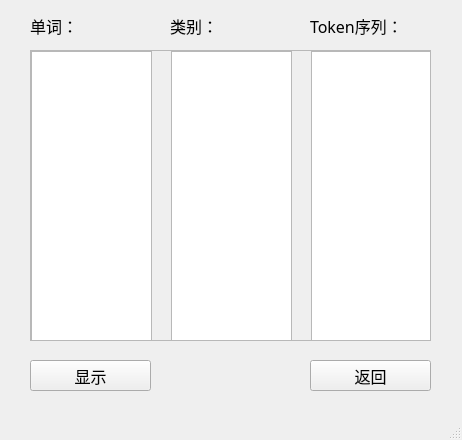
<?xml version="1.0" encoding="UTF-8"?>
<ui version="4.0">
 <class>lexical</class>
 <widget class="QMainWindow" name="lexical">
  <property name="geometry">
   <rect>
    <x>0</x>
    <y>0</y>
    <width>462</width>
    <height>440</height>
   </rect>
  </property>
  <property name="font">
   <font>
    <family>楷体</family>
    <pointsize>12</pointsize>
   </font>
  </property>
  <property name="windowTitle">
   <string>lexical</string>
  </property>
  <property name="styleSheet">
   <string notr="true">background-image: url(:/new/prefix1/cpl_image/1 (11).jpg);</string>
  </property>
  <widget class="QWidget" name="centralwidget">
   <widget class="QScrollArea" name="scrollArea">
    <property name="geometry">
     <rect>
      <x>30</x>
      <y>50</y>
      <width>401</width>
      <height>291</height>
     </rect>
    </property>
    <property name="widgetResizable">
     <bool>true</bool>
    </property>
    <widget class="QWidget" name="scrollAreaWidgetContents">
     <property name="geometry">
      <rect>
       <x>0</x>
       <y>0</y>
       <width>399</width>
       <height>289</height>
      </rect>
     </property>
     <widget class="QListWidget" name="listWidget">
      <property name="geometry">
       <rect>
        <x>0</x>
        <y>0</y>
        <width>121</width>
        <height>291</height>
       </rect>
      </property>
      <property name="font">
       <font>
        <family>Microsoft YaHei UI</family>
        <pointsize>9</pointsize>
       </font>
      </property>
      <property name="styleSheet">
       <string notr="true">background-image: url(:/new/prefix1/cpl_image/1 (8).jpg);</string>
      </property>
     </widget>
     <widget class="QListWidget" name="listWidget_2">
      <property name="geometry">
       <rect>
        <x>140</x>
        <y>0</y>
        <width>121</width>
        <height>291</height>
       </rect>
      </property>
      <property name="font">
       <font>
        <family>Microsoft YaHei UI</family>
        <pointsize>9</pointsize>
       </font>
      </property>
      <property name="styleSheet">
       <string notr="true">background-image: url(:/new/prefix1/cpl_image/1 (8).jpg);</string>
      </property>
     </widget>
     <widget class="QListWidget" name="listWidget_3">
      <property name="geometry">
       <rect>
        <x>280</x>
        <y>0</y>
        <width>121</width>
        <height>291</height>
       </rect>
      </property>
      <property name="font">
       <font>
        <family>Microsoft YaHei UI</family>
        <pointsize>9</pointsize>
       </font>
      </property>
      <property name="styleSheet">
       <string notr="true">background-image: url(:/new/prefix1/cpl_image/1 (8).jpg);</string>
      </property>
     </widget>
    </widget>
   </widget>
   <widget class="QLabel" name="label">
    <property name="geometry">
     <rect>
      <x>30</x>
      <y>10</y>
      <width>121</width>
      <height>31</height>
     </rect>
    </property>
    <property name="font">
     <font>
      <family>楷体</family>
      <pointsize>12</pointsize>
     </font>
    </property>
    <property name="styleSheet">
     <string notr="true">background-image: url(:/new/prefix1/cpl_image/1 (11).jpg);</string>
    </property>
    <property name="text">
     <string>单词：</string>
    </property>
   </widget>
   <widget class="QLabel" name="label_2">
    <property name="geometry">
     <rect>
      <x>170</x>
      <y>10</y>
      <width>121</width>
      <height>31</height>
     </rect>
    </property>
    <property name="font">
     <font>
      <family>楷体</family>
      <pointsize>12</pointsize>
     </font>
    </property>
    <property name="styleSheet">
     <string notr="true">background-image: url(:/new/prefix1/cpl_image/1 (11).jpg);</string>
    </property>
    <property name="text">
     <string>类别：</string>
    </property>
   </widget>
   <widget class="QLabel" name="label_3">
    <property name="geometry">
     <rect>
      <x>310</x>
      <y>10</y>
      <width>121</width>
      <height>31</height>
     </rect>
    </property>
    <property name="font">
     <font>
      <family>楷体</family>
      <pointsize>12</pointsize>
     </font>
    </property>
    <property name="styleSheet">
     <string notr="true">background-image: url(:/new/prefix1/cpl_image/1 (11).jpg);</string>
    </property>
    <property name="text">
     <string>Token序列：</string>
    </property>
   </widget>
   <widget class="QPushButton" name="pushButton">
    <property name="geometry">
     <rect>
      <x>310</x>
      <y>360</y>
      <width>121</width>
      <height>31</height>
     </rect>
    </property>
    <property name="font">
     <font>
      <family>楷体</family>
      <pointsize>12</pointsize>
     </font>
    </property>
    <property name="styleSheet">
     <string notr="true">background-image: url(:/new/prefix1/cpl_image/1 (11).jpg);</string>
    </property>
    <property name="text">
     <string>返回</string>
    </property>
   </widget>
   <widget class="QPushButton" name="pushButton_2">
    <property name="geometry">
     <rect>
      <x>30</x>
      <y>360</y>
      <width>121</width>
      <height>31</height>
     </rect>
    </property>
    <property name="font">
     <font>
      <family>楷体</family>
      <pointsize>12</pointsize>
     </font>
    </property>
    <property name="styleSheet">
     <string notr="true">background-image: url(:/new/prefix1/cpl_image/1 (11).jpg);</string>
    </property>
    <property name="text">
     <string>显示</string>
    </property>
   </widget>
  </widget>
  <widget class="QMenuBar" name="menubar">
   <property name="geometry">
    <rect>
     <x>0</x>
     <y>0</y>
     <width>462</width>
     <height>23</height>
    </rect>
   </property>
  </widget>
  <widget class="QStatusBar" name="statusbar"/>
 </widget>
 <resources/>
 <connections/>
</ui>
